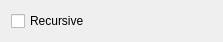
<?xml version="1.0" encoding="UTF-8"?>
<ui version="4.0">
 <class>DbFolderOptions</class>
 <widget class="QWidget" name="DbFolderOptions">
  <property name="geometry">
   <rect>
    <x>0</x>
    <y>0</y>
    <width>223</width>
    <height>38</height>
   </rect>
  </property>
  <property name="sizePolicy">
   <sizepolicy hsizetype="Fixed" vsizetype="Preferred">
    <horstretch>0</horstretch>
    <verstretch>0</verstretch>
   </sizepolicy>
  </property>
  <property name="minimumSize">
   <size>
    <width>0</width>
    <height>0</height>
   </size>
  </property>
  <property name="maximumSize">
   <size>
    <width>16777215</width>
    <height>16777215</height>
   </size>
  </property>
  <property name="windowTitle">
   <string>Form</string>
  </property>
  <layout class="QVBoxLayout" name="verticalLayout">
   <item>
    <widget class="QCheckBox" name="recursiveBox">
     <property name="sizePolicy">
      <sizepolicy hsizetype="Maximum" vsizetype="Preferred">
       <horstretch>0</horstretch>
       <verstretch>0</verstretch>
      </sizepolicy>
     </property>
     <property name="minimumSize">
      <size>
       <width>0</width>
       <height>20</height>
      </size>
     </property>
     <property name="text">
      <string>Recursive</string>
     </property>
    </widget>
   </item>
  </layout>
 </widget>
 <resources/>
 <connections/>
</ui>
